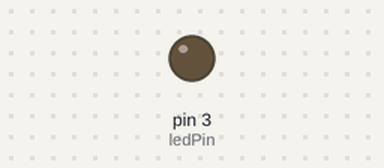
Recording of a sketch running on a simulated Arduino Uno, built with avr-gcc and run on an emulated ATmega328P. Shown: output pins drawn as LEDs (lit = HIGH).

Above: at 0.5 s.
At 5.0 s:
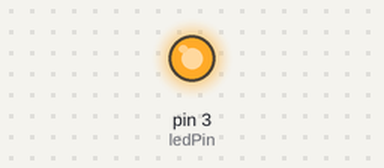
Timing chart, 0 to 6.9 s (numbered marks = the images above):
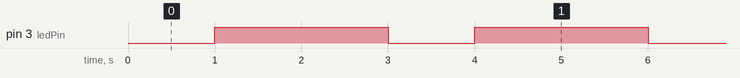

The sketch:

pisca_led_na_protoboard.ino
```cpp
/*
Descrição: Testa se a placa do Arduino UNO com a protoboard (local onde insere os circuitos)
*/
int ledPin = 3; //Atribui o valor 3 a variável inteira ledPin, para que ela represente a porta digital D3 (GPIO3)
void setup() {
    pinMode(ledPin, OUTPUT); //Define ledPin (Pino D3) como saída
}
void loop() {
    digitalWrite(ledPin, LOW); //Coloca ledPin em nível lógico baixo, desligando o LED
    delay(1000); //Aguarda 1000 milissegundos (1 segundo)
    digitalWrite(ledPin, HIGH); //Coloca ledPin em nível lógico alto, ligando o LED
    delay(2000); //Aguarda 2000 milissegundos (2 segundos)
}
```

Measured:
- by itself, pin 3 (ledPin): alternates HIGH for 2.0 s and LOW for 1.0 s
